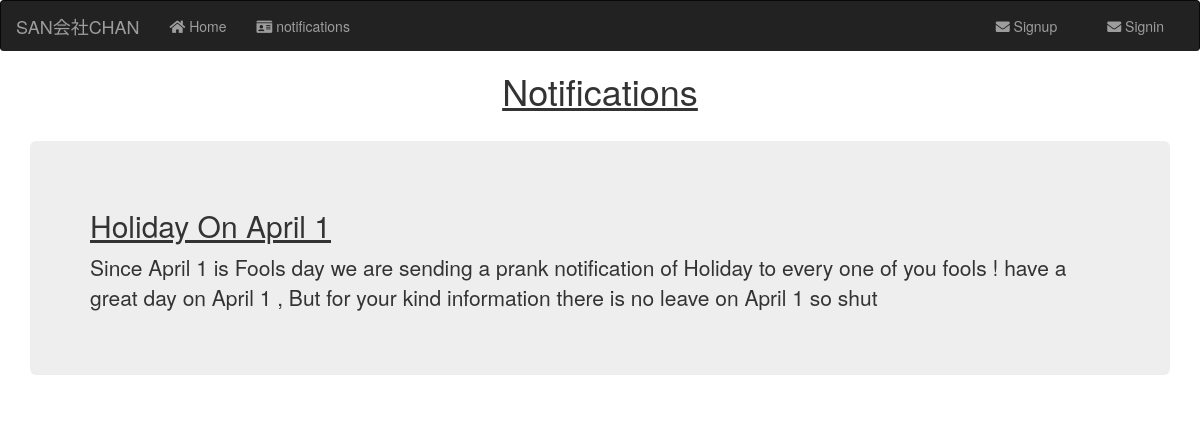
/notifications, run on an earlier commit of the app's database.
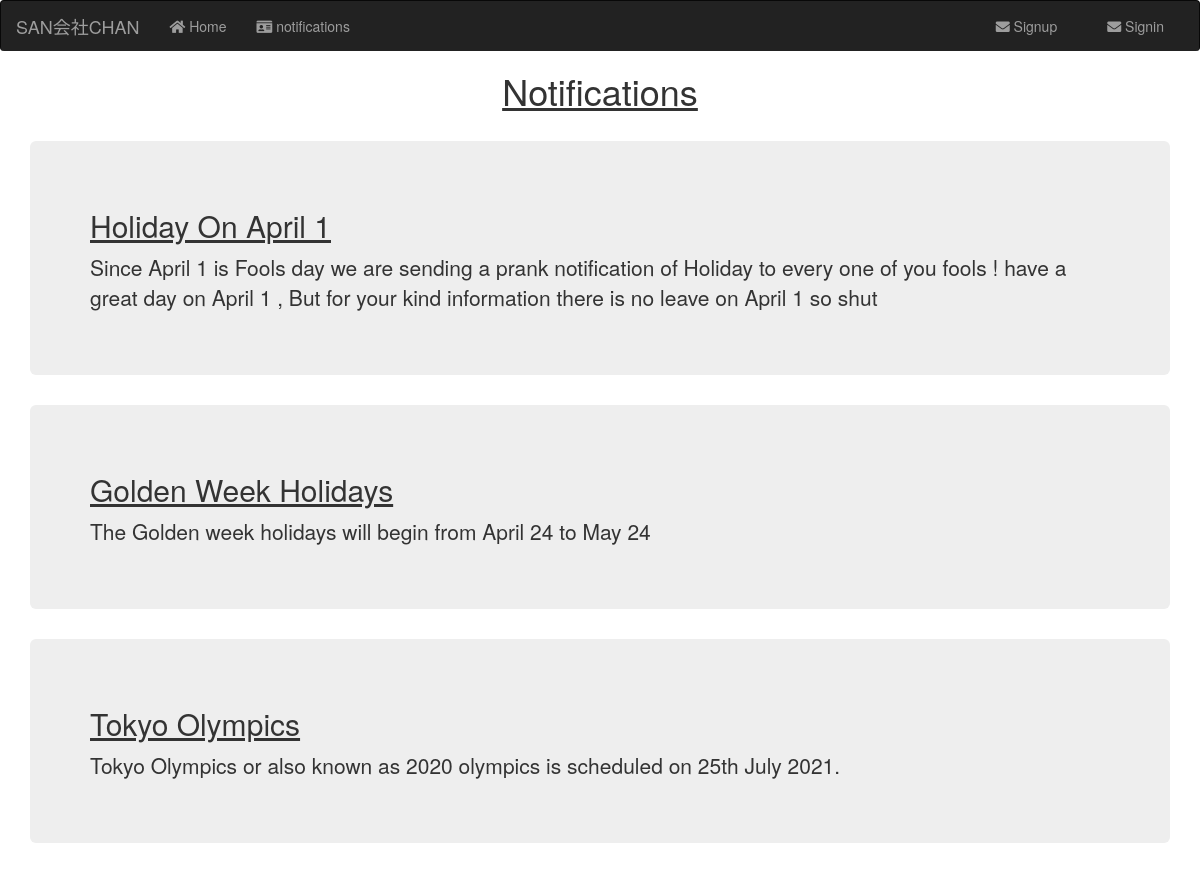
And on a later commit of the database.
### homepage/models.py (models this page shows, shortened)
class Notifications(models.Model):
    employee = models.ForeignKey(Employee , on_delete = models.CASCADE , related_name="notification_employee")
    notification_title = models.CharField(max_length=200)
    notification_desc = models.CharField(max_length=200)
    sender = models.ForeignKey(Employee , on_delete = models.CASCADE , related_name="notification_sender")
    created_at = models.DateTimeField(auto_now_add=True)
    status = models.IntegerField(default = 0)

### homepage/views.py (the view)
# urls.py: path('notifications', views.notifications , name = "notifications"),
def notifications(request):
    notifications = Notifications.objects.all().order_by('created_at')
    context = {
        'notifications' : notifications
    }
    return render(request,'landing/notifications.html' , context)

### templates/landing/notifications.html (shortened to what this page needs)
<!DOCTYPE html>
{% extends "base.html" %}
{% load static %}
{% block body %}
<div>
    <h1 style = "text-align: center;"> <u> Notifications </u> </h1>
    <br>
    <div class="container">
            {% for notification in notifications %}
            <div class="jumbotron">
                <h2>
                    <u>{{notification.notification_title}}</u>
                </h2>
                <p>
                    {{notification.notification_desc}}
                </p>
            </div>
            {% endfor %}
    </div>
</div>
{% endblock %}

What changed in the data, as far as the page shows it:
added Notifications: notification_title "Golden Week Holidays", notification_desc "The Golden week holidays will begin from April 24 to May 24"
added Notifications: notification_title "Tokyo Olympics", notification_desc "Tokyo Olympics or also known as 2020 olympics is scheduled on 25th July 2021."
